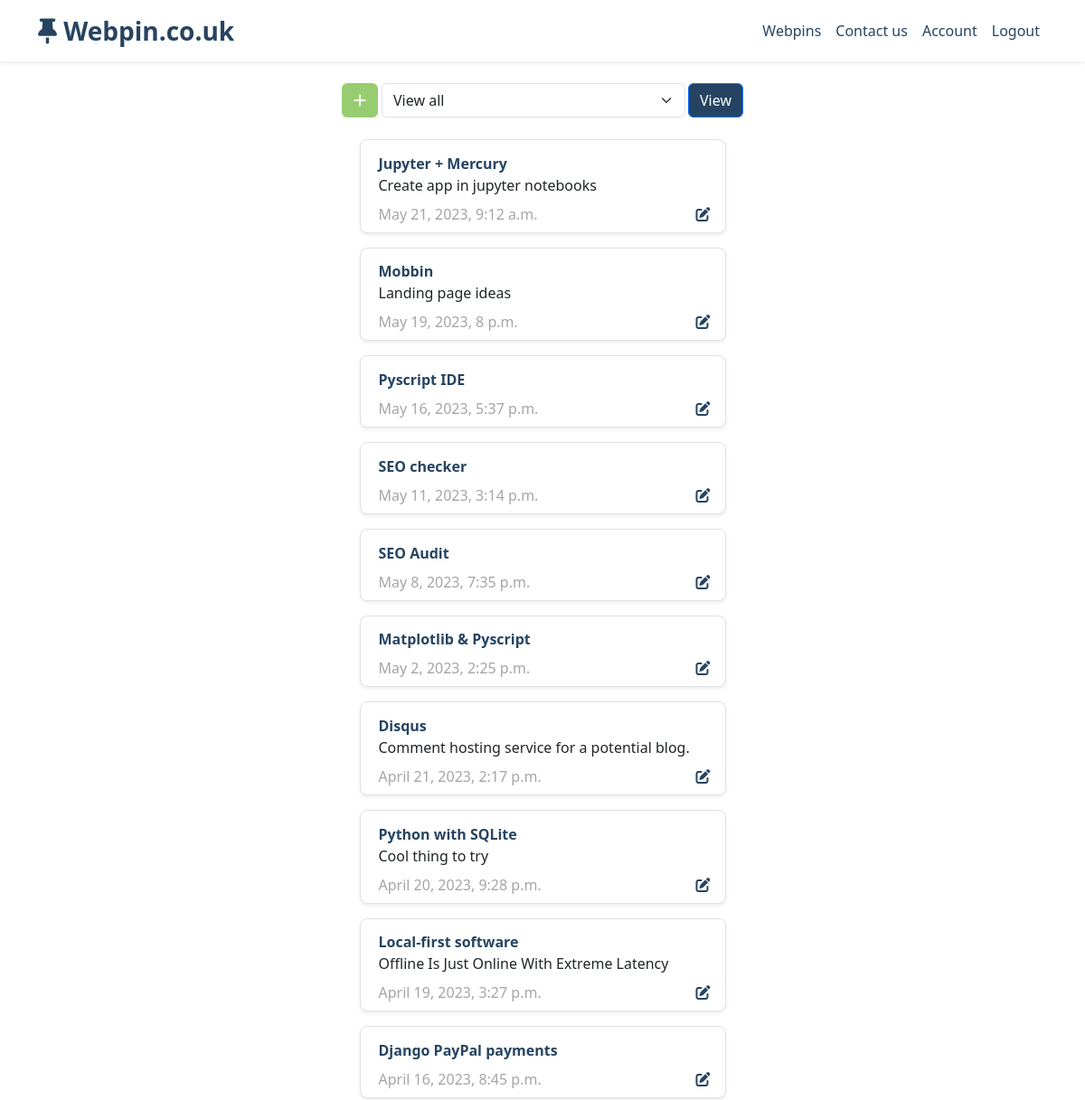
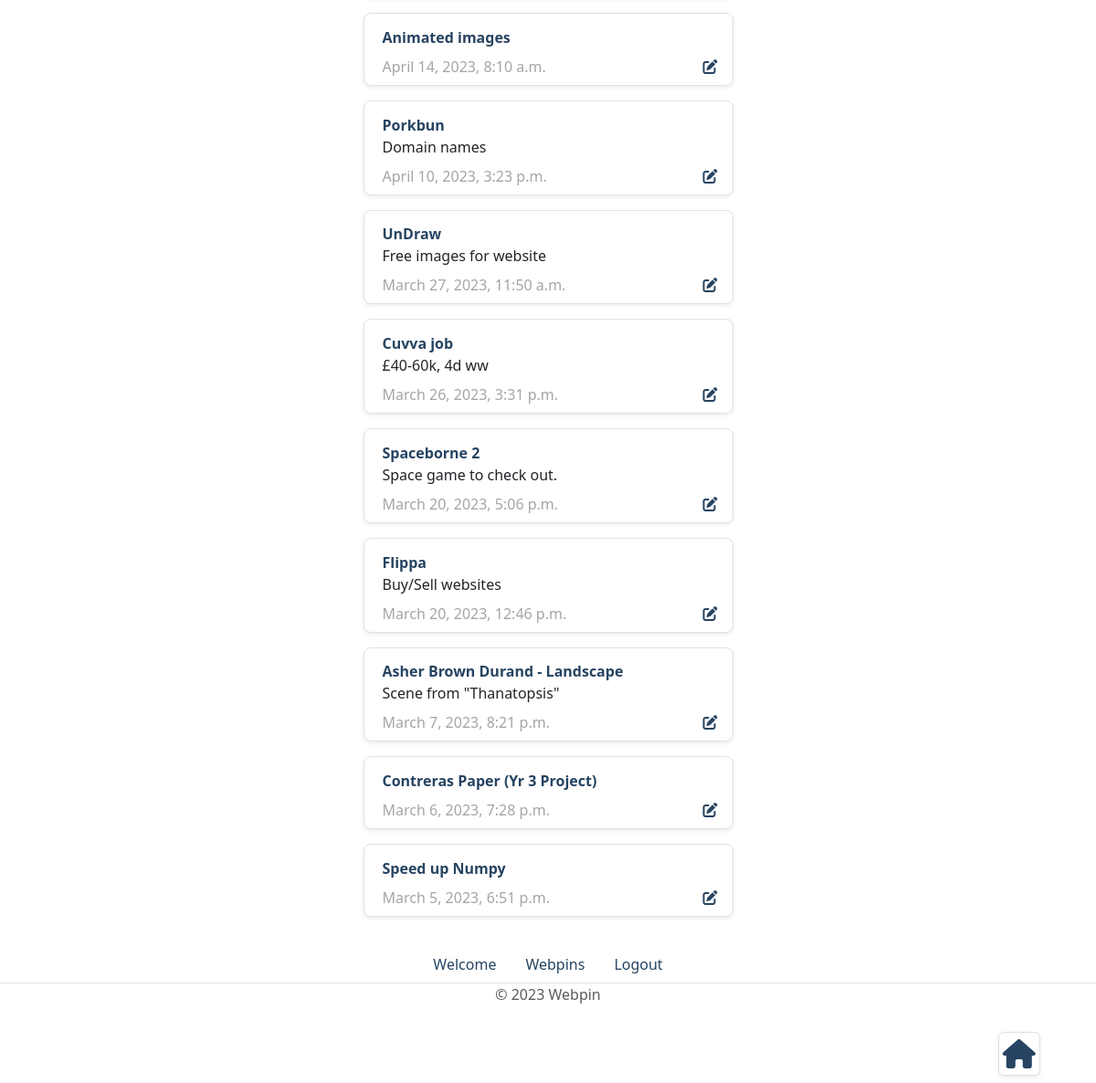
The app's page /bookmarks (signed in) with its own data (2 pictures, top to bottom).
### bookmarks_main/models.py (models this page shows, shortened)
class Saved_Bookmarks(models.Model):
    bookmark_title = models.CharField(max_length=500, null=True, blank=False)
    bookmark_address = models.CharField(max_length=1_000)
    bookmark_notes = models.CharField(max_length=100_000, null=True, blank=False)
    bookmark_catagory = models.CharField(max_length=250, null=True, blank=False)
    bookmark_save_date = models.DateTimeField(auto_now_add=True)
    author = models.ForeignKey(User, on_delete=models.CASCADE)

### bookmarks_main/views.py (the view, shortened to what this page needs)
# urls.py: path('bookmarks', views.userhome, name='home-page'),
@login_required(login_url="/members/login_user")
def userhome(request):
    context = {}
    bookmarks = Saved_Bookmarks.objects.filter(author=request.user.id).order_by('-bookmark_save_date')
    all_user_bookmarks = Saved_Bookmarks.objects.filter(author=request.user.id)
    all_user_bookmarks_list = list(all_user_bookmarks)
    if len(all_user_bookmarks_list) >= 1: context['all_user_bookmarks_list'] = True
    if request.method == 'POST' and 'delete_all_bookmarks' in request.POST:
        all_user_bookmarks.delete()
        return redirect(request.META['HTTP_REFERER'])
    context['bookmarks'] = bookmarks
    if bookmarks.exists():
        context['bookmark_exist'] = 'User has bookmarks'
    bookmark_list = [bookmark for bookmark in bookmarks]
    catagories = list(set([entry.bookmark_catagory for entry in bookmark_list if entry.bookmark_catagory != '']))
    context['catagories'] = catagories
    return render(request, 'bookmarks_main/index.html', context)

### bookmarks_main/templates/bookmarks_main/index.html (shortened to what this page needs)
{% extends './template.html' %}
{% block content %}
    {% if bookmark_exist %}
    <div class="row d-flex justify-content-end">
        <div class="col-1 me-3">
            <h2 class="p-1 rounded border shadow-sm" style="background-color: white; position:fixed; bottom: 0;"><a href="#anchor" style="color:#264461;"><i class="fa-solid fa-house"></i></a></h2>
        </div>
    </div>
    {% endif %}
    <nav class="navbar navbar-light" id="anchor">
        <div class="container-fluid justify-content-center">
            <button class="btn fs-6 fw-bold me-1" id="addbutton" style="background-color: rgb(151,205,112); color: white;" width="100%" type="button" data-bs-toggle="modal" data-bs-target="#SubmitNewBookmarkModal"><i class="fa-solid fa-plus"></i></button>
            <form method="post">
                <div class="input-group" id="categorybar">
                    <select class="form-select me-1 rounded" aria-label="Default select example" name="selected_bookmark_catagory" value="Select category">
                        <option selected>View all</option>
                    </select>
                    <input class="btn btn-primary rounded" style="background-color: #264461" type="submit" name="select_catagory" value="View">
                </div>
            </form>
        </div>
    </nav>
        {% if bookmark_exist %}
        {% else %}
            {% load static %}
        {% endif %}
    {% if bookmark_exist %}
    <div class="row mb-3 d-flex justify-content-center">
        <div class="order-lg-1 order-md-1 ms-3 me-3" style="width: 405px;">
                {% for bookmark in bookmarks %}
                    <form method="post">
                            <a href="{{bookmark.bookmark_address}}" target="_blank" rel="noopener noreferrer" style="text-decoration: none; color: #264461">
                                <div class="row p-1 mt-3 bg-white d-flex align-items-center shadow-sm border rounded-3">
                                    <div class="row mt-2">
                                        <div class="col-auto">
                                            <span class="align-middle fw-bold ms-1">{{bookmark.bookmark_title}}</span>
                                        </div>
                                    </div>
                                    {% if bookmark.bookmark_notes %}
                                    <div class="row text-dark">
                                        <div class="col-auto text-break overflow-auto">
                                            <span class="ms-1 mt-1" style="max-height:25px;">{{bookmark.bookmark_notes}}</span>
                                        </div>
                                    </div>
                                    {% endif %}
                                    <div class="row-auto mt-1 py-1">
                                            <div class="d-flex justify-content-between">
                                                <span class="ms-1" style="color:rgb(165, 165, 165);">{{bookmark.bookmark_save_date}}</span>
                                                <a href="{% url 'edit-bookmark' bookmark.id %}" style="color: #264461"><i class="fa-solid fa-pen-to-square"></i></a>
                                            </div>
                                    </div>
                                </div>
                            </a>
                    </form>
                {% endfor %}
        </div>
    </div>
    {% endif %}
{% endblock %}

### bookmarks_main/templates/bookmarks_main/template.html (shortened to what this page needs)
<!DOCTYPE html>
<html lang="en">
  <head>
    <link href="https://cdn.jsdelivr.net/npm/bootstrap@5.3.0-alpha1/dist/css/bootstrap.min.css" rel="stylesheet">
    {% load static %}
  </head>
  <body style="display:flex; flex-direction:column; min-height: 100vh;">
    <nav class="navbar navbar-expand-md bg-white mb-3 shadow-sm">
      <div class="container">
        {% if user.is_authenticated %}
        <a class="navbar-brand fw-bold fs-3" href="{% url 'home-page' %}">
            <i id="jumping-pin" class="fa-solid fa-thumbtack" style="animation: none;" onmouseover="this.style.animation='fa-bounce 0.75s infinite';" onmouseout="this.style.animation='none';"></i>
            Webpin.co.uk
          </a>
        {% else %}
        <a class="navbar-brand fw-bold fs-3" href="{% url 'login' %}">
            <i id="jumping-pin" class="fa-solid fa-thumbtack" style="animation: none;" onmouseover="this.style.animation='fa-bounce 0.75s infinite';" onmouseout="this.style.animation='none';"></i>
            Webpin.co.uk
          </a>
        {% endif %}
          <div class="collapse navbar-collapse justify-content-end" id="navbarNav">
            <ul class="navbar-nav">
              {% if user.is_authenticated %}
                <li class="nav-item">
                  <a class="nav-link" href="{% url 'home-page' %}">Webpins</a>
                </li>
                <li class="nav-item">
                  <a class="nav-link" href="{% url 'contact' %}">Contact us</a>
                </li>
                <li class="nav-item">
                  <a class="nav-link" href="{% url 'user_profile' %}">Account</a>
                </li>
                <li class="nav-item">
                  <a class="nav-link" href="{% url 'logout' %}">Logout</a>
                </li>
              {% endif %}
            </ul>
      </div>
    </nav>
    <main class="mx-3 mb-3">
      {% block content %}{% endblock %}
  </main>
  <footer style="flex:0 0 150px; margin-top:auto; width: 100%; ">
    <ul class="nav justify-content-center border-bottom">
      <li class="nav-item">
        <a class="nav-link" style="color: #264461" href="{% url 'home-main' %}">Welcome</a>
      </li>
    {% if user.is_authenticated %}
      <li class="nav-item">
        <a class="nav-link" href="{% url 'home-page' %}" style="color: #264461">Webpins</a>
      </li>
      <li class="nav-item">
        <a class="nav-link" href="{% url 'logout' %}" style="color: #264461">Logout</a>
      </li>
    {% endif %}
    </ul>
    <p class="text-center text-muted">© 2023 Webpin</p>
  </footer>
  </body>
</html>

### bookmarks_main/templates/bookmarks_main/template.html (style rules this page uses)
.nav-link { color: #264461; }
.navbar-brand { color: #264461; }
#jumping-pin { color: #264461; }

### bookmarks_main/templates/bookmarks_main/index.html (style rules this page uses)
@media (min-width:992px) and (max-width:1200px) { #categorybar { width: 400px; } }
@media screen and (min-width: 1200px) { #categorybar { width: 400px; } }

### records on screen
Saved_Bookmarks: bookmark_title "Jupyter + Mercury", bookmark_notes "Create app in jupyter notebooks", bookmark_save_date "May 21, 2023, 9:12 a.m."
Saved_Bookmarks: bookmark_title "Mobbin", bookmark_notes "Landing page ideas", bookmark_save_date "May 19, 2023, 8 p.m."
Saved_Bookmarks: bookmark_title "Pyscript IDE", bookmark_save_date "May 16, 2023, 5:37 p.m."
Saved_Bookmarks: bookmark_title "SEO checker", bookmark_save_date "May 11, 2023, 3:14 p.m."
Saved_Bookmarks: bookmark_title "SEO Audit", bookmark_save_date "May 8, 2023, 7:35 p.m."
Saved_Bookmarks: bookmark_title "Matplotlib & Pyscript", bookmark_save_date "May 2, 2023, 2:25 p.m."
Saved_Bookmarks: bookmark_title "Disqus", bookmark_notes "Comment hosting service for a potential blog.", bookmark_save_date "April 21, 2023, 2:17 p.m."
Saved_Bookmarks: bookmark_title "Python with SQLite", bookmark_notes "Cool thing to try", bookmark_save_date "April 20, 2023, 9:28 p.m."
Saved_Bookmarks: bookmark_title "Local-first software", bookmark_notes "Offline Is Just Online With Extreme Latency", bookmark_save_date "April 19, 2023, 3:27 p.m."
Saved_Bookmarks: bookmark_title "Django PayPal payments", bookmark_save_date "April 16, 2023, 8:45 p.m."
Saved_Bookmarks: bookmark_title "Animated images", bookmark_save_date "April 14, 2023, 8:10 a.m."
Saved_Bookmarks: bookmark_title "Porkbun", bookmark_notes "Domain names", bookmark_save_date "April 10, 2023, 3:23 p.m."
Saved_Bookmarks: bookmark_title "UnDraw", bookmark_notes "Free images for website", bookmark_save_date "March 27, 2023, 11:50 a.m."
Saved_Bookmarks: bookmark_title "Cuvva job", bookmark_notes "£40-60k, 4d ww", bookmark_save_date "March 26, 2023, 3:31 p.m."
Saved_Bookmarks: bookmark_title "Spaceborne 2", bookmark_notes "Space game to check out.", bookmark_save_date "March 20, 2023, 5:06 p.m."
Saved_Bookmarks: bookmark_title "Flippa", bookmark_notes "Buy/Sell websites", bookmark_save_date "March 20, 2023, 12:46 p.m."
Saved_Bookmarks: bookmark_title "Asher Brown Durand - Landscape", bookmark_notes "Scene from \"Thanatopsis\"", bookmark_save_date "March 7, 2023, 8:21 p.m."
Saved_Bookmarks: bookmark_title "Contreras Paper (Yr 3 Project)", bookmark_save_date "March 6, 2023, 7:28 p.m."
Saved_Bookmarks: bookmark_title "Speed up Numpy", bookmark_save_date "March 5, 2023, 6:51 p.m."
